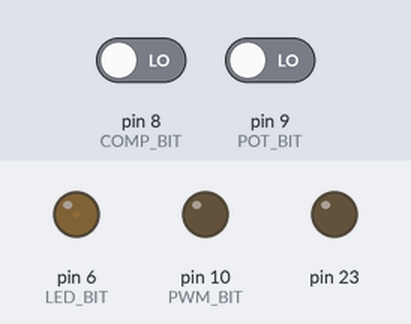
This sketch was run on a simulated Arduino Uno, built with avr-gcc and run on an emulated ATmega328P. Shown: output pins drawn as LEDs (lit = HIGH). Inputs (shaded band) come from the test bench; at power-on: pin 8 (COMP_BIT) LOW, pin 9 (POT_BIT) LOW.

Above: at 0.8 s.
0.9 s: pin 8 (COMP_BIT) driven HIGH
At 3.1 s:
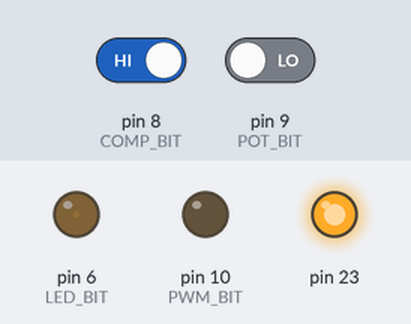
3.7 s: pin 9 (POT_BIT) driven HIGH
At 5.1 s:
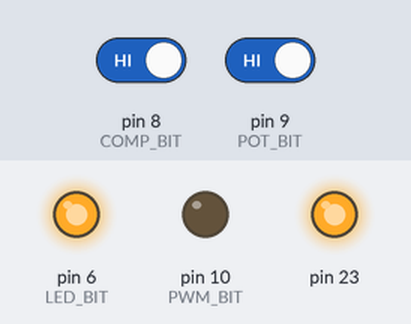
5.9 s: pin 8 (COMP_BIT) driven LOW
At 7.7 s:
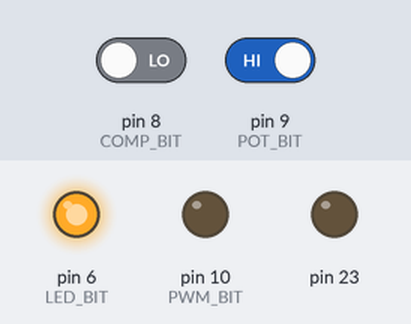
8.6 s: pin 9 (POT_BIT) driven LOW
At 9.1 s:
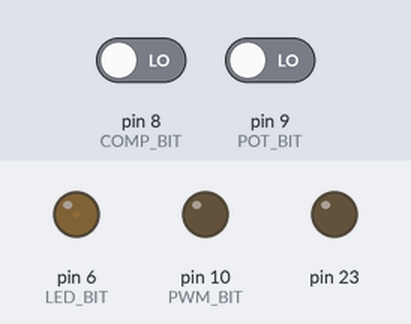
Timing chart, 0 to 11.3 s (numbered marks = the images above; inputs shaded):
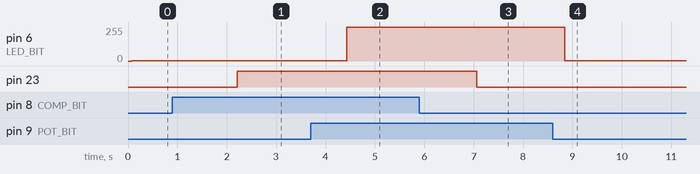

The sketch:

pump.ino
```cpp
#define F_CPU 16000000UL
#include <avr/io.h>
#include <util/delay.h>

// ---- Soft-ADC (successive approximation via PWM + LM393) ----
#define PWM_BIT   PB2   // OC0A -> RC filter -> referensi LM393 (IN1-, IN2-)
#define COMP_BIT  PB0   // LM393 OUT1 (sensor vs referensi)
#define POT_BIT   PB1   // LM393 OUT2 (trimpot vs referensi) -> ambang pompa

// ---- Indikator & pompa ----
#define LED_BIT   PD6   // 1 LED, kedip makin cepat makin kering
#define PUMP_BIT  PB7   // relay pompa
#define RELAY_ACTIVE_HIGH 1

static inline void relay_write(uint8_t on) {
    uint8_t state = RELAY_ACTIVE_HIGH ? on : !on;
    if (state) PORTB |= (1 << PUMP_BIT);
    else       PORTB &= ~(1 << PUMP_BIT);
}

void softadc_init(void) {
    DDRB  &= ~((1<<COMP_BIT)|(1<<POT_BIT));  // input, baca output LM393
    PORTB &= ~((1<<COMP_BIT)|(1<<POT_BIT));  // pull-up internal off (LM393 sudah py pull-up eksternal)
    DDRB  |= (1<<PWM_BIT);

    TCCR0A = (1<<COM0A1) | (1<<WGM01) | (1<<WGM00);
    TCCR0B = (1<<CS00);
    OCR0A = 0;
}

uint8_t softadc_read_generic(volatile uint8_t *pin_reg, uint8_t bitmask) {
    uint8_t result = 0;
    for (int8_t bit = 7; bit >= 0; bit--) {
        uint8_t test = result | (1 << bit);
        OCR0A = test;
        _delay_ms(5);
        if (*pin_reg & bitmask)
            result = test;
    }
    return result;
}

uint8_t value_to_level(uint8_t v) {
    return (v >> 5) + 1;   // 0-255 -> level 1-8
}

void show_level_blink(uint8_t level) {
    uint8_t half_period = 500 / level;
    if (half_period < 20) half_period = 20;

    for (uint8_t i = 0; i < level; i++) {
        PORTD |= (1<<LED_BIT);
        for (uint16_t t = 0; t < half_period; t++) _delay_ms(1);
        PORTD &= ~(1<<LED_BIT);
        for (uint16_t t = 0; t < half_period; t++) _delay_ms(1);
    }
}

int main(void) {
    DDRD |= (1<<LED_BIT);
    DDRB |= (1<<PUMP_BIT);
    relay_write(0);
    softadc_init();

    uint8_t pump_on = 0;
    while (1) {
        uint8_t level   = value_to_level(softadc_read_generic(&PINB, (1<<COMP_BIT)));
        uint8_t pot_raw = softadc_read_generic(&PINB, (1<<POT_BIT));

        uint8_t pump_on_level  = value_to_level(pot_raw);
        uint8_t pump_off_level = (pump_on_level > 1) ? pump_on_level - 1 : 1;

        show_level_blink(level);   // sekaligus jadi delay ~1 detik per loop

        if (!pump_on && level >= pump_on_level)  pump_on = 1;
        if ( pump_on && level <= pump_off_level) pump_on = 0;
        relay_write(pump_on);
    }
}
```

Measured:
- after the input at 0.9 s, pin 23: LOW → HIGH after 1.3 s
- after the input at 3.7 s, pin 6 (LED_BIT): 1/255 → 255/255 after 0.73 s
- after the input at 5.9 s, pin 23: HIGH → LOW after 1.2 s
- after the input at 8.6 s, pin 6 (LED_BIT): 255/255 → 1/255 after 0.25 s
